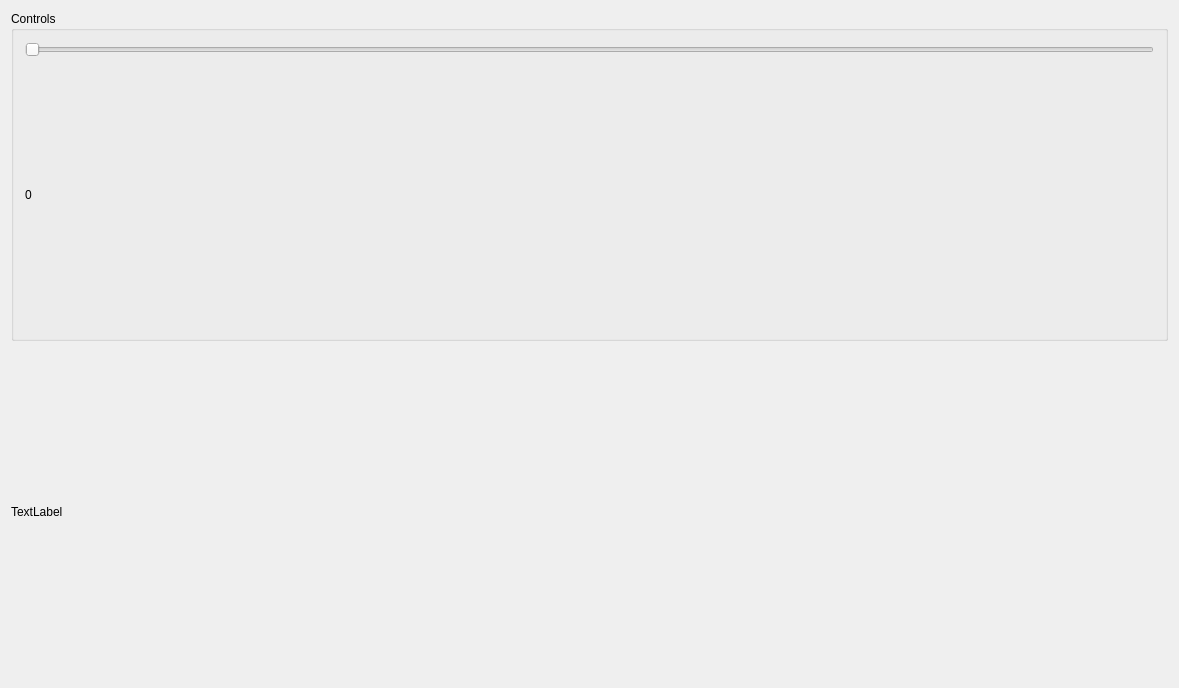
<?xml version="1.0" encoding="UTF-8"?>
<ui version="4.0">
 <class>ui</class>
 <widget class="QMainWindow" name="ui">
  <property name="geometry">
   <rect>
    <x>0</x>
    <y>0</y>
    <width>1179</width>
    <height>688</height>
   </rect>
  </property>
  <property name="windowTitle">
   <string>Pancom FPGA Control</string>
  </property>
  <widget class="QWidget" name="centralWidget">
   <layout class="QHBoxLayout" name="horizontalLayout_2">
    <item>
     <layout class="QVBoxLayout" name="verticalLayout">
      <item>
       <layout class="QHBoxLayout" name="graph_layout"/>
      </item>
      <item>
       <widget class="QGroupBox" name="checkboxes">
        <property name="title">
         <string>Controls</string>
        </property>
        <layout class="QVBoxLayout" name="verticalLayout_2">
         <item>
          <layout class="QVBoxLayout" name="checkbox_layout">
           <item>
            <widget class="QSlider" name="slider">
             <property name="orientation">
              <enum>Qt::Horizontal</enum>
             </property>
            </widget>
           </item>
           <item>
            <widget class="QLabel" name="measure_label">
             <property name="text">
              <string>0</string>
             </property>
            </widget>
           </item>
          </layout>
         </item>
        </layout>
       </widget>
      </item>
      <item>
       <widget class="QLabel" name="schem_label">
        <property name="text">
         <string>TextLabel</string>
        </property>
       </widget>
      </item>
     </layout>
    </item>
   </layout>
  </widget>
  <action name="actionload_new_csv">
   <property name="text">
    <string>Load new listing</string>
   </property>
  </action>
 </widget>
 <layoutdefault spacing="6" margin="11"/>
 <resources/>
 <connections/>
</ui>
